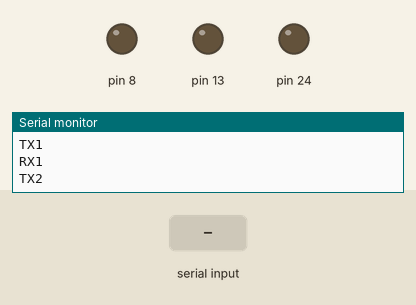
This sketch was run on a simulated Arduino Mega 2560, built with avr-gcc and run on an emulated ATmega2560. Shown: output pins drawn as LEDs (lit = HIGH), the last lines printed to the serial monitor. Inputs (shaded band) come from the test bench. The modem accepts every AT command (registered, SIM ready, sends succeed) and sends nothing else.

Above: at 5.2 s.
5.3 s: "1" received over the second serial link
At 12.8 s:
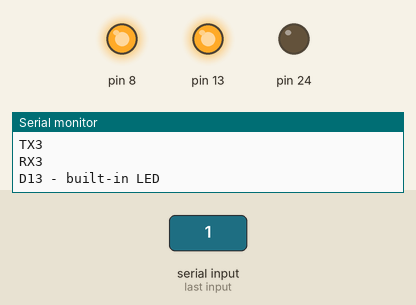
At 14.3 s:
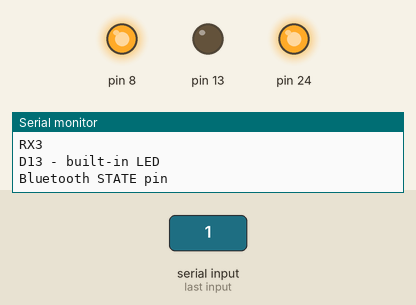
Timing chart, 0 to 33.3 s (numbered marks = the images above; inputs shaded):
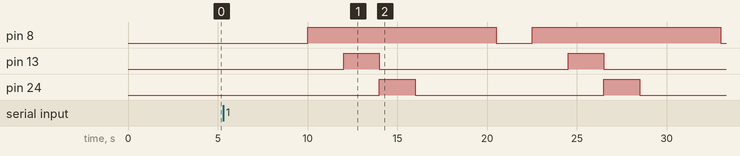

The sketch:

Arduino_Teensy_test_script.ino
```cpp
/*
This sketch tests the LEDs and ESP8266 on the Arduino-Teensy board.
The LEDs connected to the serial ports are active-low.  This means
that you need to set the pinmode to OUTPUT and then use digitalwrite
to set the pin LOW in order to turn them on.  To turn them off, use
digitalwrite to set the pin HIGH, or use pinmode to set the pin to INPUT mode.
Pins D13 (built-in LED pin) and D24 (bluetooth module STATE pin) are
active-high and are turned on and off like standard LEDs.

TX1/RX1 are checked once before enabling Serial1 port due to the fact that
the Teensy does not handle disabling and re-enabling serial ports correctly.

Press the RESET button to restart the sketch.
*/
char trash = "";

void setup() {
  //Start the USB Serial port
  Serial.begin(115200);
  Serial.println("Started");
  // initialize the digital pins as an output.
  pinMode(13, OUTPUT);
  pinMode(24, OUTPUT);
  Serial.println("Checking LEDs");

  // Check TX1 LED
  pinMode(1, OUTPUT); // set the pinmode to OUTPUT
  Serial.println("TX1");
  digitalWrite(1, LOW); //TX1 - set the pin LOW to turn on the LED
  delay(2000);  //wait 2 seconds
  digitalWrite(1, HIGH); //set the pin HIGH to turn off the LED
  pinMode(1, INPUT);  //set pinmode back to INPUT so the LED will go out without the pin being set HIGH

  // Check RX1 LED
  pinMode(0, OUTPUT);
  Serial.println("RX1");
  digitalWrite(0, LOW); //RX1
  delay(2000);
  digitalWrite(0, HIGH);
  pinMode(0, INPUT);

  // Start Serial1 port
  Serial1.begin(115200);
}

void loop() {
  // Check the TX2 LED
  Serial.println("TX2");
  pinMode(10, OUTPUT);
  digitalWrite(10, LOW); //TX2
  delay(2000);
  digitalWrite(10, HIGH);
  pinMode(10, INPUT);

  // Check the RX2 LED
  Serial.println("RX2");
  pinMode(9, OUTPUT);
  digitalWrite(9, LOW); //RX2
  delay(2000);
  digitalWrite(9, HIGH);
  pinMode(9, INPUT);

  // Check the TX3 LED
  Serial.println("TX3");
  pinMode(8, OUTPUT);
  digitalWrite(8, LOW); //TX3
  delay(2000);
  digitalWrite(8, HIGH);
  pinMode(8, INPUT);

  // Check the RX3 LED
  Serial.println("RX3");
  pinMode(7, OUTPUT);
  digitalWrite(7, LOW); //RX3
  delay(2000);
  digitalWrite(7, HIGH);
  pinMode(7, INPUT);

  // Check D13 LED (RED)
  Serial.println("D13 - built-in LED");
  digitalWrite(13, HIGH); //D13 built-in LED - Set the pin HIGH turn on the LED
  delay(2000);
  digitalWrite(13, LOW); //Set the pin LOW to turn off the LED

  // Check the Bluetooth State LED
  Serial.println("Bluetooth STATE pin");
  digitalWrite(24, HIGH); //D24 bluetooth STATE pin
  delay(2000);
  digitalWrite(24, LOW);

  // Check communications with the ESP8266 on TX1/RX1
  Serial.println();Serial.print("Checking ESP8266...");
  delay(500);
  Serial1.println("AT+GMR");
  if(recFind("OK", 5000)){
    Serial.println("....Success");
  }
  else{
    Serial.println("Failed");
  }
  Serial.println("Test Complete");Serial.println();
  // Clear Serial1 RX buffer
  while (Serial1.available() > 0){
    trash = Serial1.read();
  }
}

//Bool function to seach Serial RX buffer for a string value
bool recFind(String target, uint32_t timeout)
{
  char rdChar = "";
  String rdBuff = "";
  unsigned long startMillis = millis();
    while (millis() - startMillis < timeout){
      while (Serial1.available() > 0){
        rdChar = Serial1.read();
        rdBuff += rdChar;
        Serial.write(rdChar);
        if (rdBuff.indexOf(target) != -1) {
          break;
        }
     }
     if (rdBuff.indexOf(target) != -1) {
          break;
     }
   }
   if (rdBuff.indexOf(target) != -1){
    return true;
   }
   else {
    return false;
   }
}
```

Measured:
- by itself, pin 8: alternates HIGH for 10.5 s and LOW for 2.0 s
- by itself, pin 13, pin 24: alternates HIGH for 2.0 s and LOW for 10.5 s
